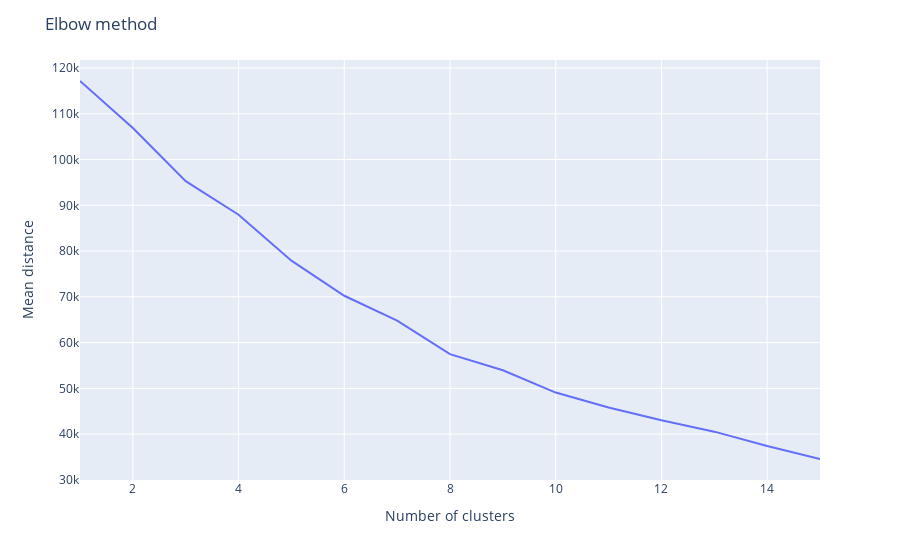

Notebook code for this chart:
### Code cell
optimun_k_means(train_df[numerical_col],15)

### Figure 1 — Plotly figure (JSON) as saved in the notebook; plotly's stock layout.template omitted (floating-point values rounded to 4 significant figures)
{"data": [{"hovertemplate": "x=%{x}<br>y=%{y}<extra></extra>", "legendgroup": "", "line": {"color": "#636efa", "dash": "solid"}, "marker": {"symbol": "circle"}, "mode": "lines", "name": "", "orientation": "v", "showlegend": false, "type": "scatter", "x": [1, 2, 3, 4, 5, 6, 7, 8, 9, 10, 11, 12, 13, 14, 15], "xaxis": "x", "y": [117200.0, 106900.0, 95290.0, 87950.0, 77910.0, 70240.0, 64790.0, 57480.0, 53970.0, 49090.0, 45820.0, 43030.0, 40540.0, 37390.0, 34560.0], "yaxis": "y"}], "layout": {"legend": {"tracegroupgap": 0}, "margin": {"t": 60}, "title": {"text": "Elbow method"}, "xaxis": {"anchor": "y", "domain": [0, 1], "title": {"text": "Number of clusters"}}, "yaxis": {"anchor": "x", "domain": [0, 1], "title": {"text": "Mean distance"}}}}
